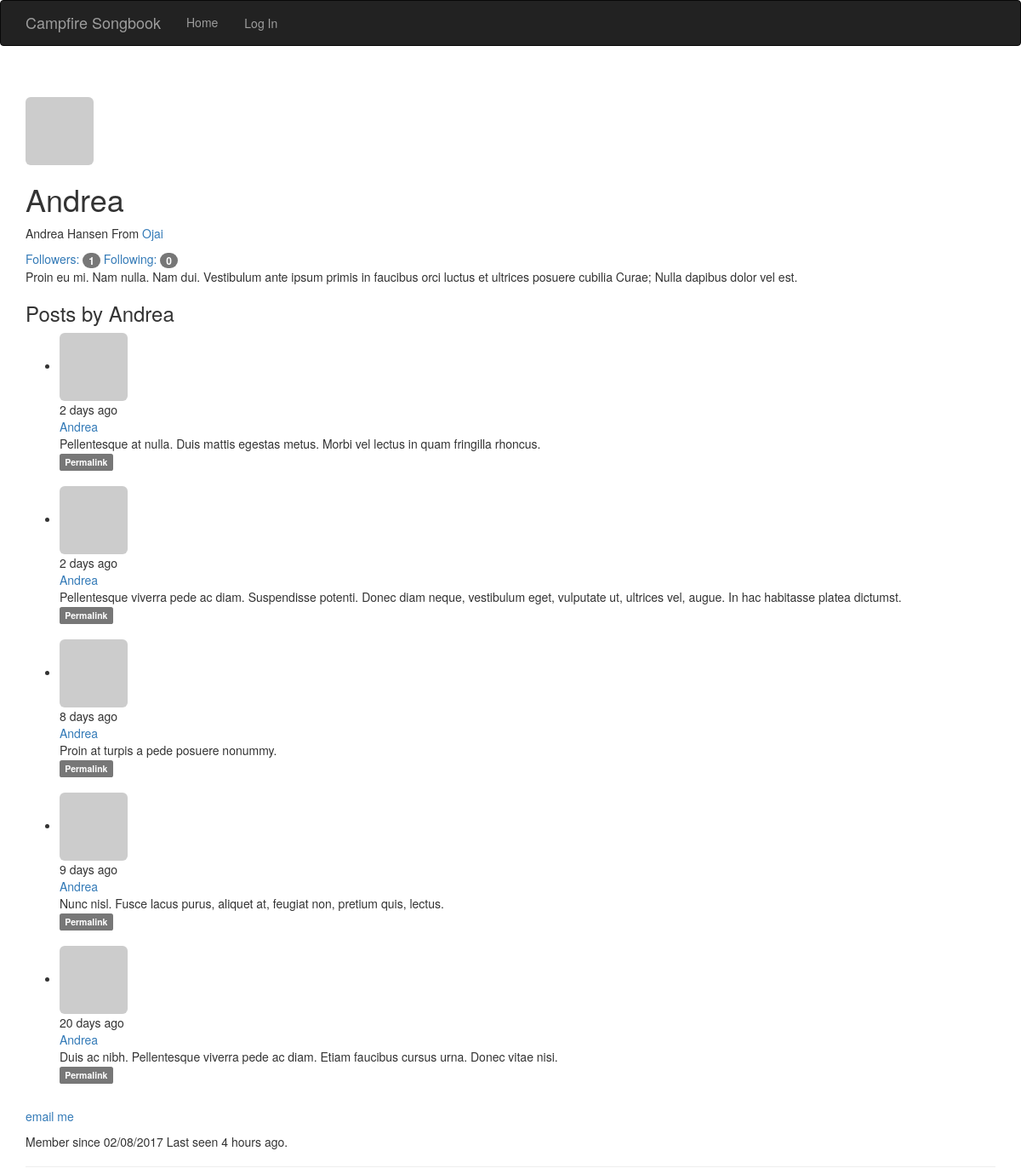
The app's page /user/Andrea with its own data.
### app/models.py (models this page shows, shortened)
class User(UserMixin, db.Model):
    __tablename__ = 'users'
    id = db.Column(db.Integer, primary_key=True)
    email = db.Column(db.String(64), unique=True, index=True)
    username = db.Column(db.String(64), unique=True, index=True)
    name = db.Column(db.String(64), unique=True, index=True)
    role_id = db.Column(db.Integer, db.ForeignKey('roles.id'))
    location = db.Column(db.String(64))
    about_me = db.Column(db.Text)
    password_hash = db.Column(db.String(128))
    confirmed = db.Column(db.Boolean, default=False)
    avatar_hash = db.Column(db.String(32))
    posts = db.relationship('Post', backref='author', lazy='dynamic')
    member_since = db.Column(db.DateTime(), default=datetime.utcnow)
    last_seen = db.Column(db.DateTime(), default=datetime.utcnow)
    followed = db.relationship('Follow', foreign_keys=[Follow.follower_id],
        backref=db.backref('follower', lazy=True), lazy='dynamic',
        cascade='all, delete-orphan')
    followers = db.relationship('Follow', foreign_keys=[Follow.followed_id],
        backref=db.backref('followed', lazy='joined'), lazy='dynamic',
        cascade='all, delete-orphan')
    def gravatar(self, size=100, default='identicon', rating='g'):
        if request.is_secure:
            url = 'https://www.gravatar.com/avatar'
        else:
            url = 'http://www.gravatar.com/avatar'
        if self.avatar_hash is None:
            avatar_hash_maker()
        return '{url}/{avatar_hash}?s={size}&d={default}&r={rating}'.format(
            url=url, avatar_hash=self.avatar_hash, size=size, default=default, rating=rating)
    @property
    def password(self):
        raise AttributeError('Password is not a readable attribute')

class Post(db.Model):
    __tablename__ = 'posts'
    id = db.Column(db.Integer, primary_key=True)
    timestamp = db.Column(db.DateTime, default=datetime.utcnow)
    body = db.Column(db.Text)
    author_id = db.Column(db.Integer, db.ForeignKey('users.id'))

### app/main/views.py (the view)
@main.route('/user/<username>')
def user(username):
    user = User.query.filter_by(username=username).first()
    if user is None:
        abort(404)
    posts = user.posts.order_by(Post.timestamp.desc()).all()
    return render_template('user.html', user=user, posts=posts)

### app/auth/views.py (called while the page is built)
@auth.before_app_request
def before_request():
    if current_user.is_authenticated:
        current_user.ping()
        if not current_user.confirmed and request.endpoint[:5] != 'auth.':
            return redirect(url_for('auth.unconfirmed'))

### app/main/__init__.py (called while the page is built)
@main.app_context_processor
def inject_permissions():
    return dict(Permission=Permission)

### app/models.py (called while the page is built)
    def can(self, permissions):
        return False

    def is_administrator(self):
        return False

### app/templates/user.html (shortened to what this page needs)
{% extends "base.html" %}
{% import "_macros.html" as macros %}
{% block page_content %}
    <div class="page-header">
    <img class="img-rounded profile-thumbnail" src="{{user.gravatar(size=256)}}">
        <h1>{{ user.username }}</h1>
        {% if user.name or user.location %}
        <p>
            {% if user.name %}
                {{ user.name }}
            {% endif %}
            {% if user.location %}
                From <a href="https://www.google.com/maps/?q={{ user.location }}" title="Map Locaton">{{ user.location }}</a>
            {% endif %}
        </p>
        {% endif %}
        <a href="{{ url_for('.followers', username=user.username) }}">Followers: <span class="badge">{{ user.followers.count() - 1 }}</span></a>
        <a href="{{ url_for('.followed_by', username=user.username) }}">Following: <span class="badge">{{ user.followed.count() - 1 }}</span></a>
        {% if user.about_me %}
            <p>{{ user.about_me }}</p>
        {% endif %}
        <h3>Posts by {{ user.username }}</h3>
        {% include '_posts.html' %}
        {% if current_user.is_administrator %}
            <p><a href="mailto:{{ user.email }}?subject=feedback" "email me">email me</a>
            </p>
        {% endif %}
        <p>
            Member since {{ moment(user.member_since).format("L")}}
            Last seen {{ moment(user.last_seen).fromNow() }}.
        </p>
    </div>
{% endblock %}

### app/templates/_posts.html (shortened to what this page needs)
<ul class="posts">
    {% for post in posts %}
        <li class="post">
            <div class="profile-thumbnail">
                <a href="{{ url_for('.user', username=post.author.username) }}">
                    <img class="img-rounded profile-thumbnail" src="{{ post.author.gravatar(size=40) }}" alt="author_icon">
                </a>
            </div>
            <div class="post-content">
                <div class="post-date">
                    {{ moment(post.timestamp).fromNow() }}
                </div>
                <div class="post-author">
                    <a href="{{ url_for('.user', username=post.author.username) }}">
                        {{ post.author.username }}
                    </a>
                </div>
                <div class="post-body">
                    {{ post.body }}
                    <div class="post-footer">
                        <a href="{{ url_for('.post', id=post.id) }}">
                            <span class="label label-default">Permalink</span>
                        </a>
                    </div>
                </div>
            </div>
        </li>
        <br>
    {% endfor %}
</ul>

### records on screen
User: username "Andrea", name "Andrea Hansen", location "Ojai", about_me "Proin eu mi. Nam nulla. Nam dui. Vestibulum ante ipsum primis in faucibus orci luctus et ultrices posuere cubilia Curae; Nulla dapibus dolor vel est.", member_since "02/08/2017", last_seen "4 hours ago"
Post: timestamp "2 days ago", author.username "Andrea", body "Pellentesque at nulla. Duis mattis egestas metus. Morbi vel lectus in quam fringilla rhoncus."
Post: timestamp "2 days ago", author.username "Andrea", body "Pellentesque viverra pede ac diam. Suspendisse potenti. Donec diam neque, vestibulum eget, vulputate ut, ultrices vel, augue. In hac habitasse platea dictumst."
Post: timestamp "8 days ago", author.username "Andrea", body "Proin at turpis a pede posuere nonummy."
Post: timestamp "9 days ago", author.username "Andrea", body "Nunc nisl. Fusce lacus purus, aliquet at, feugiat non, pretium quis, lectus."
Post: timestamp "20 days ago", author.username "Andrea", body "Duis ac nibh. Pellentesque viverra pede ac diam. Etiam faucibus cursus urna. Donec vitae nisi."

### other values on screen
{{ user.followers.count() - 1 }} "1"
{{ user.followed.count() - 1 }} "0"
